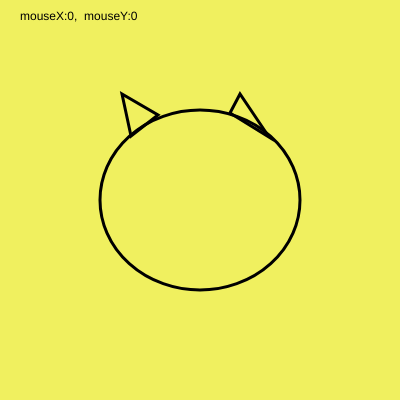
Frame 1 (no input)
Frame 60 (no input): identical to frame 1, image omitted
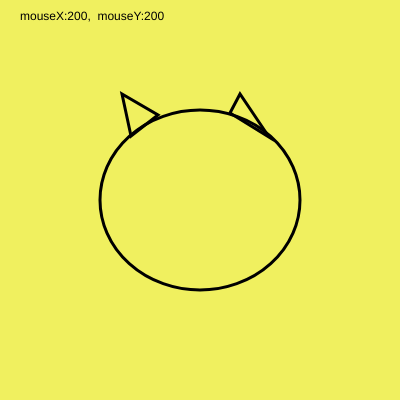
Frame 120 (the mouse pressed at the canvas centre since frame 60)

The p5.js sketch that drew these frames (run headless with seeded random() and noise() and a simulated clock; from frame 60 on, the mouse is pressed at the canvas centre):

// p5.js sketch
// ── sketch.js
function setup() {
  createCanvas(400, 400);
}

function draw() {
  background(240,240,95);
fill(0)
text ("mouseX:"+mouseX+",\
  mouseY:"+mouseY,20,20);
  push();
strokeWeight(3)
noFill()
ellipse(200,200,200,180); 
triangle(131,136,122,94,158,115);
triangle(269,137,240,94,230,113);
}
